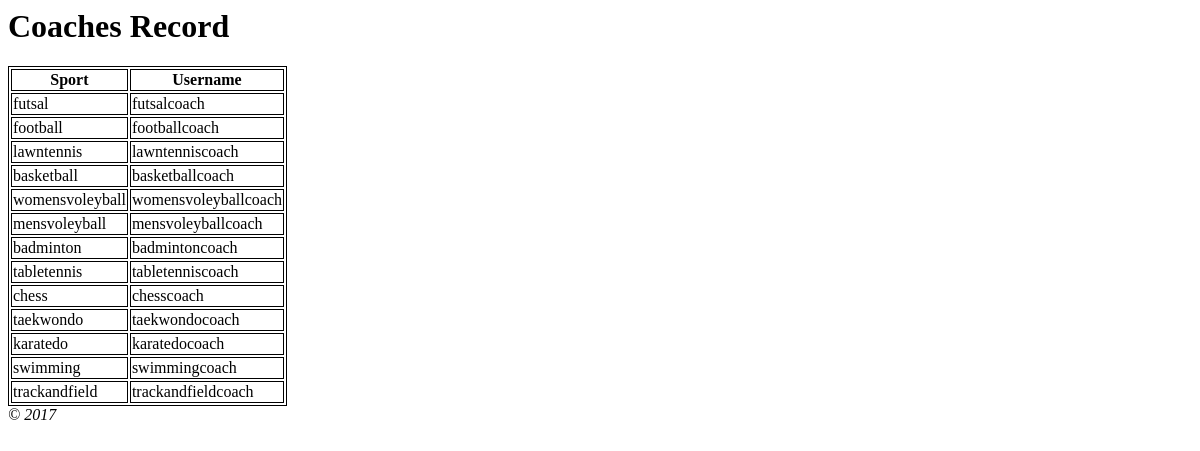
Before: /index.php/headcoach/view with the older database file.
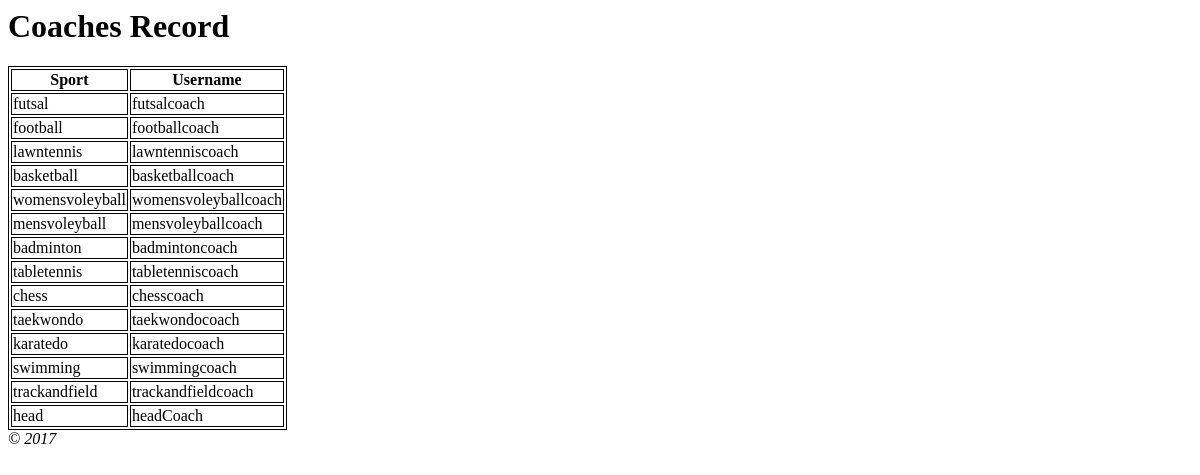
After: the same page with the newer database file.
### tables this page shows
CREATE TABLE `coachuser` (
  `id_coach` int(11) NOT NULL,
  `username` varchar(45) NOT NULL,
  `sport` varchar(45) NOT NULL,
  `password` varchar(45) NOT NULL
);

### application/controllers/Headcoach.php (called while the page is built, shortened)
<?php
	class Headcoach extends CI_Controller {
		public function __construct(){
			$this->load->model('Headcoach_model');
		}
		function view(){
			$data = array();
			if($query = $this->Headcoach_model->get_records()) 	{
					$data['records'] = $query;
			}
			$data['title'] = 'Coaches Record';
			$this->load->view("templates/header",$data);
			$this->load->view("users/headCoach_view", $data);
			$this->load->view("templates/footer");
		}
	}

### index.php (called while the page is built, shortened)
<?php
require_once BASEPATH.'core/CodeIgniter.php';

### application/models/Headcoach_model.php (called while the page is built, shortened)
<?php
	class Headcoach_model extends CI_Model{
        function get_records(){
			$query = $this->db->get('coachuser');
			return $query->result();
		}
	}

### application/views/users/headCoach_view.php (the view, shortened to what this page needs)
</head>
<body>
	<table>
		  <tr>
		  	<th>Sport</th>
		    <th>Username</th>
		  </tr>
		  	<?php if(isset($records)) : foreach ($records as $rows) :?>
		  <tr>
		  	<td><?php echo $rows->sport; ?></td>
		    <td><?php echo $rows->username; ?></td>
		    </tr>
		  <?php endforeach; ?>
		  			<?php else: ?>
			<center><h2 style="color:red;">Sorry, No Records</h2></center>
			<?php endif; ?>
	</table>

### application/views/templates/header.php (shortened to what this page needs)
<html>
        <head>
        </head>
        <body>
                <h1><?php echo $title; ?></h1>

### application/views/templates/footer.php
<em>&copy; 2017</em>
        </body>
</html>

### application/views/users/headCoach_view.php (style rules this page uses)
table, th, td { border: 1px solid black; }

Changed rows visible on the page:
added coachuser: sport "head", username "headCoach"
